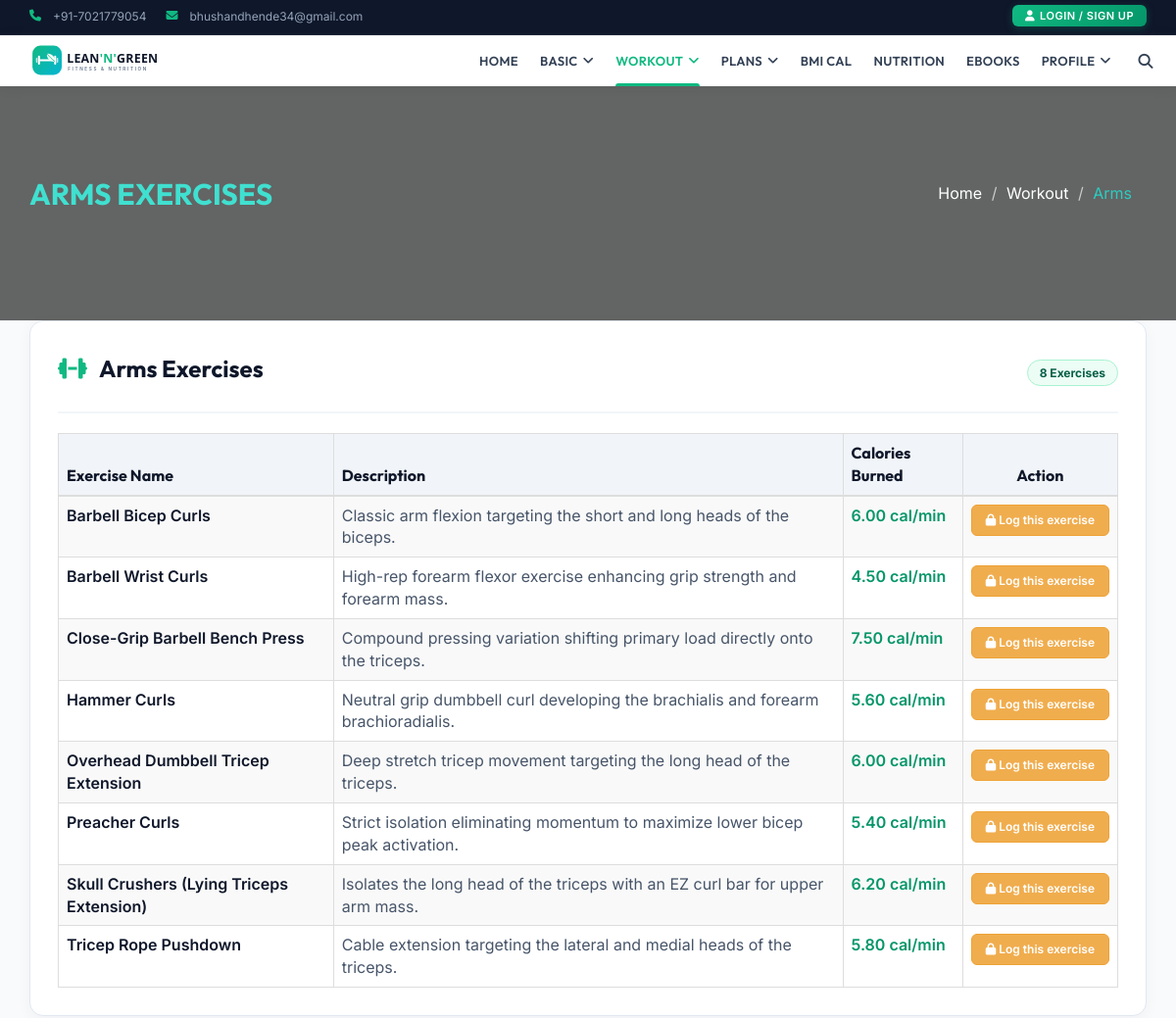
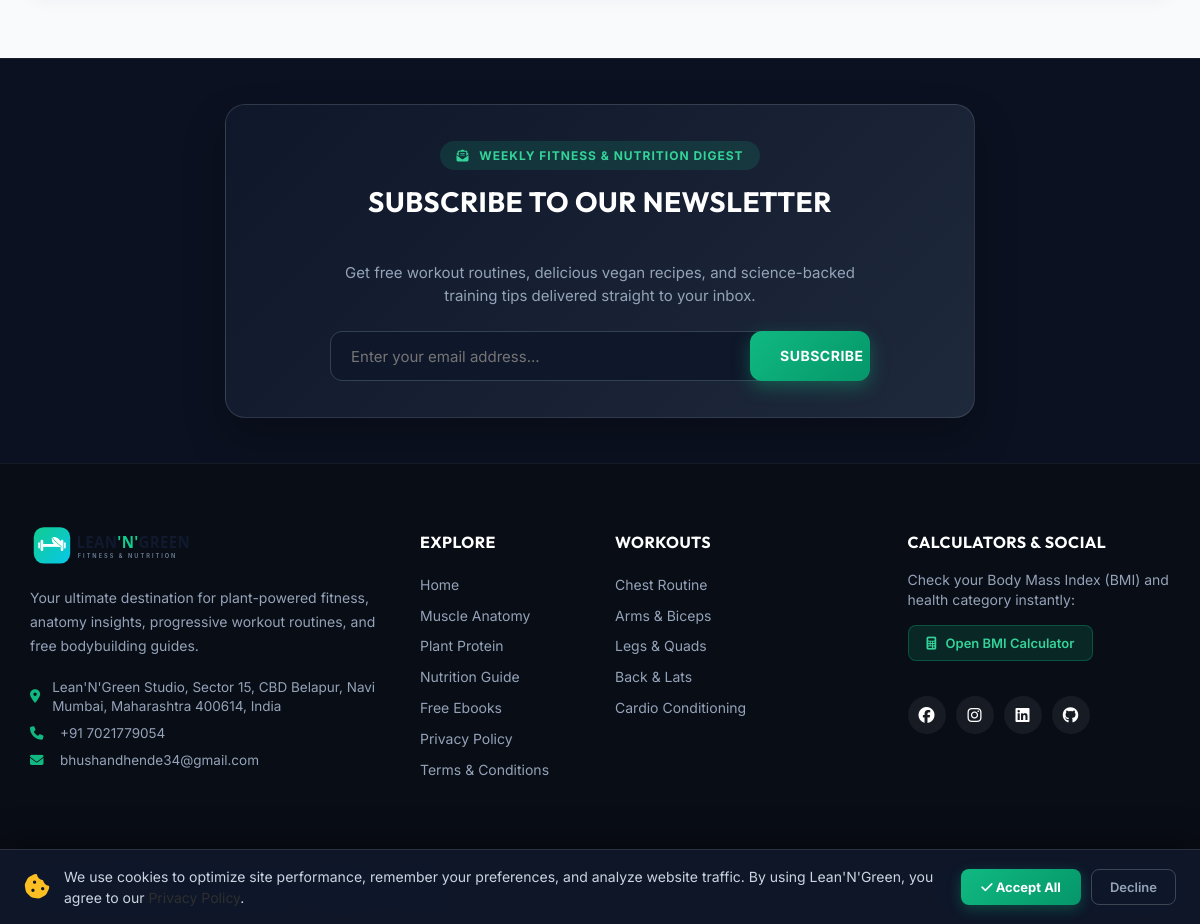
Page /Arms.php on the committed database (2 pictures, top to bottom).
### tables this page shows
CREATE TABLE `exercises` (
  `id` int(11) NOT NULL,
  `name` varchar(150) NOT NULL,
  `muscle_group` varchar(50) NOT NULL,
  `description` text DEFAULT NULL,
  `avg_calories_burned_per_min` decimal(5,2) DEFAULT 8.00
);

### exercise_table.php (the view, shortened to what this page needs)
<?php
include_once('db.php');
$targetMuscle = isset($muscleGroup) ? $muscleGroup : 'Chest';
$exercises = [];
$groupAliases = [
    'Shoulder' => ['Shoulder', 'Shoulders'],
    'Shoulders' => ['Shoulder', 'Shoulders'],
    'Abdomen' => ['Abdomen', 'Abs', 'Core'],
    'Abs' => ['Abdomen', 'Abs', 'Core'],
    'Buttocks' => ['Buttocks', 'Glutes'],
    'Glutes' => ['Buttocks', 'Glutes'],
    'Arms' => ['Arms', 'Biceps', 'Triceps'],
    'Back' => ['Back', 'Lats'],
    'Chest' => ['Chest', 'Pectorals'],
    'Legs' => ['Legs', 'Quadriceps', 'Hamstrings', 'Calves'],
    'Cardio' => ['Cardio']
];
$searchGroups = isset($groupAliases[$targetMuscle]) ? $groupAliases[$targetMuscle] : [$targetMuscle];
$placeholders = implode(',', array_fill(0, count($searchGroups), '?'));
if (isset($pdo) && $pdo) {
    $stmt = $pdo->prepare("SELECT * FROM exercises WHERE muscle_group IN ($placeholders) ORDER BY name");
    $stmt->execute($searchGroups);
    $exercises = $stmt->fetchAll(PDO::FETCH_ASSOC);
}
?>
<section class="workout-content-section" style="padding: 40px 0 60px 0; background: #f8fafc;">
  <div class="container">
    <div class="row">
      <div class="col-md-12">
        <div style="background:#ffffff; border-radius:14px; border:1px solid #e2e8f0; padding:28px; box-shadow:0 4px 16px rgba(15,23,42,0.04);">
          <div style="display:flex; justify-content:space-between; align-items:center; flex-wrap:wrap; gap:12px; margin-bottom:20px; border-bottom:2px solid #f1f5f9; padding-bottom:14px;">
            <h2 style="font-family:'Outfit',sans-serif; font-size:24px; font-weight:700; color:#0f172a; margin:0;">
              <i class="fa fa-dumbbell" style="color:#10b981; margin-right:8px;"></i> <?= htmlspecialchars($targetMuscle) ?> Exercises
            </h2>
            <span style="background:#ecfdf5; color:#065f46; font-size:12px; font-weight:700; padding:4px 12px; border-radius:20px; border:1px solid #a7f3d0;">
              <?= count($exercises) ?> Exercises
            </span>
          </div>
          <?php if (!empty($exercises)): ?>
            <div class="table-responsive">
              <table class="table table-bordered table-striped" style="margin-bottom:0;">
                <thead style="background:#f1f5f9; color:#0f172a;">
                  <tr>
                    <th style="font-family:'Outfit',sans-serif; font-weight:700;">Exercise Name</th>
                    <th style="font-family:'Outfit',sans-serif; font-weight:700;">Description</th>
                    <th style="font-family:'Outfit',sans-serif; font-weight:700;">Calories Burned</th>
                    <th style="font-family:'Outfit',sans-serif; font-weight:700; text-align:center;">Action</th>
                  </tr>
                </thead>
                <tbody>
                  <?php foreach ($exercises as $exercise): ?>
                    <tr>
                      <td style="font-weight:600; color:#0f172a;"><?= htmlspecialchars($exercise['name']) ?></td>
                      <td style="color:#475569;"><?= htmlspecialchars($exercise['description']) ?></td>
                      <td style="color:#059669; font-weight:600;"><?= htmlspecialchars($exercise['avg_calories_burned_per_min']) ?> cal/min</td>
                      <td style="text-align:center;">
                        <?php if (isset($_SESSION['id'])): ?>
                          <a href="log_exercise.php?exercise_id=<?= urlencode($exercise['id']) ?>&muscle_group=<?= urlencode($targetMuscle) ?>"
                             class="btn btn-success btn-sm" style="background:#10b981; border:none; font-weight:600; padding:6px 14px; border-radius:6px;">
                            <i class="fa fa-plus"></i> Log this exercise
                          </a>
                        <?php else: ?>
                          <button class="btn btn-warning btn-sm" data-toggle="modal" data-target="#login-form"
                                  style="font-weight:600; padding:6px 14px; border-radius:6px;" title="Sign in to log this exercise">
                            <i class="fa fa-lock"></i> Log this exercise
                          </button>
                        <?php endif; ?>
                      </td>
                    </tr>
                  <?php endforeach; ?>
                </tbody>
              </table>
            </div>
          <?php endif; ?>
        </div>
      </div>
    </div>
  </div>
</section>

### style.css (style rules this page uses)
body { font-family: 'Open Sans', sans-serif; font-size: 16px; overflow-x: hidden !important; color: #838282; }
h1,h2,h3,h4,h5,h6 { font-family: 'Lato', sans-serif; }
h2 { color: #fff; font-size: 30px; font-weight: 700; line-height: 40px; margin: 0; padding-bottom: 10px; }
body { font-family: 'Inter', -apple-system, BlinkMacSystemFont, 'Segoe UI', Roboto, sans-serif; color: #334155; background-color: #f8fafc; }
h1, h2, h3, h4, h5, h6 { font-family: 'Outfit', -apple-system, BlinkMacSystemFont, sans-serif; font-weight: 700; color: #0f172a; }

### rows in the picture
exercises: name "Barbell Bicep Curls", description "Classic arm flexion targeting the short and long heads of the biceps.", avg_calories_burned_per_min "6.00"
exercises: name "Barbell Wrist Curls", description "High-rep forearm flexor exercise enhancing grip strength and forearm mass.", avg_calories_burned_per_min "4.50"
exercises: name "Close-Grip Barbell Bench Press", description "Compound pressing variation shifting primary load directly onto the triceps.", avg_calories_burned_per_min "7.50"
exercises: name "Hammer Curls", description "Neutral grip dumbbell curl developing the brachialis and forearm brachioradialis.", avg_calories_burned_per_min "5.60"
exercises: name "Overhead Dumbbell Tricep Extension", description "Deep stretch tricep movement targeting the long head of the triceps.", avg_calories_burned_per_min "6.00"
exercises: name "Preacher Curls", description "Strict isolation eliminating momentum to maximize lower bicep peak activation.", avg_calories_burned_per_min "5.40"
exercises: name "Skull Crushers (Lying Triceps Extension)", description "Isolates the long head of the triceps with an EZ curl bar for upper arm mass.", avg_calories_burned_per_min "6.20"
exercises: name "Tricep Rope Pushdown", description "Cable extension targeting the lateral and medial heads of the triceps.", avg_calories_burned_per_min "5.80"

### other values in the picture
$targetMuscle "Arms"
count($exercises) "8"
